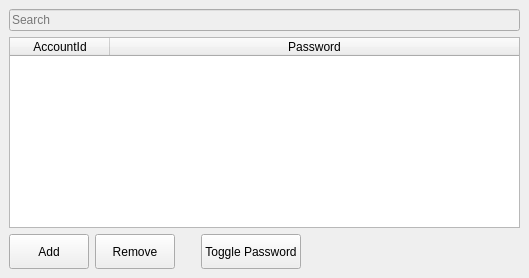
<?xml version="1.0" encoding="UTF-8"?>
<ui version="4.0">
 <class>pw_window</class>
 <widget class="QMainWindow" name="pw_window">
  <property name="geometry">
   <rect>
    <x>0</x>
    <y>0</y>
    <width>529</width>
    <height>278</height>
   </rect>
  </property>
  <property name="windowTitle">
   <string>Password Manager</string>
  </property>
  <widget class="QWidget" name="centralwidget">
   <layout class="QVBoxLayout" name="verticalLayout">
    <item>
     <widget class="QLineEdit" name="search_lineedit">
      <property name="enabled">
       <bool>false</bool>
      </property>
      <property name="placeholderText">
       <string>Search</string>
      </property>
     </widget>
    </item>
    <item>
     <widget class="QTableWidget" name="tableWidget">
      <attribute name="horizontalHeaderStretchLastSection">
       <bool>true</bool>
      </attribute>
      <column>
       <property name="text">
        <string>AccountId</string>
       </property>
      </column>
      <column>
       <property name="text">
        <string>Password</string>
       </property>
      </column>
     </widget>
    </item>
    <item>
     <layout class="QHBoxLayout" name="horizontalLayout">
      <item>
       <widget class="QPushButton" name="add_button">
        <property name="minimumSize">
         <size>
          <width>0</width>
          <height>35</height>
         </size>
        </property>
        <property name="text">
         <string>Add</string>
        </property>
       </widget>
      </item>
      <item>
       <widget class="QPushButton" name="remove_button">
        <property name="minimumSize">
         <size>
          <width>0</width>
          <height>35</height>
         </size>
        </property>
        <property name="text">
         <string>Remove</string>
        </property>
       </widget>
      </item>
      <item>
       <spacer name="horizontalSpacer_2">
        <property name="orientation">
         <enum>Qt::Horizontal</enum>
        </property>
        <property name="sizeType">
         <enum>QSizePolicy::Fixed</enum>
        </property>
        <property name="sizeHint" stdset="0">
         <size>
          <width>20</width>
          <height>20</height>
         </size>
        </property>
       </spacer>
      </item>
      <item>
       <widget class="QPushButton" name="toggle_button">
        <property name="minimumSize">
         <size>
          <width>0</width>
          <height>35</height>
         </size>
        </property>
        <property name="text">
         <string>Toggle Password</string>
        </property>
       </widget>
      </item>
      <item>
       <spacer name="horizontalSpacer">
        <property name="orientation">
         <enum>Qt::Horizontal</enum>
        </property>
        <property name="sizeHint" stdset="0">
         <size>
          <width>40</width>
          <height>20</height>
         </size>
        </property>
       </spacer>
      </item>
     </layout>
    </item>
   </layout>
  </widget>
 </widget>
 <resources/>
 <connections/>
</ui>
